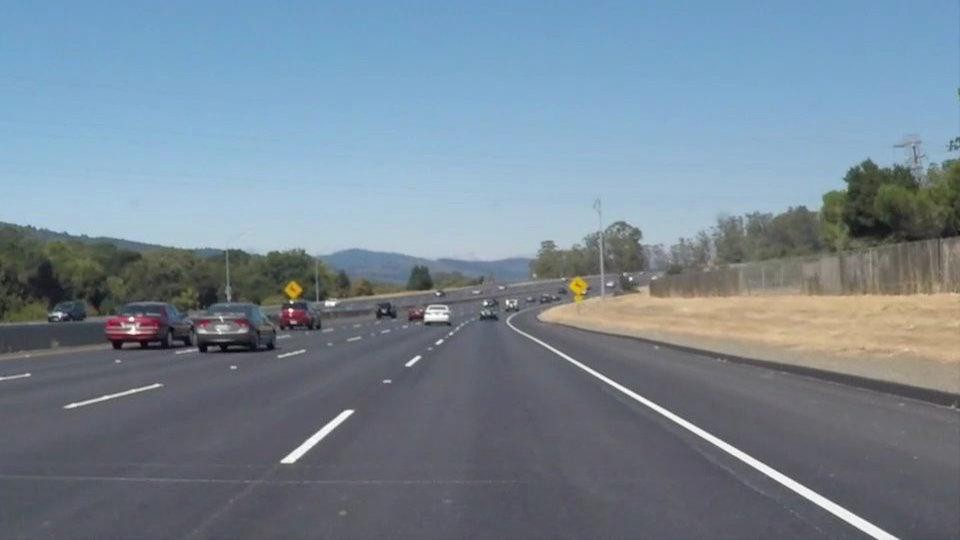
#> input picture md_lane_detection/md_lane_detection/lane_image.jpeg, 960 x 540 px
$ python warp_perspective.py
#> lines starting #> are read from the running program, lines starting #| are printed output that depends on the picture
#!/usr/bin/env python3

"""
""""""""""""""""""""""""""""""""""""""""""""""""""""""""""""""""""""""""""
                               BE ADVISED

                     THIS PYTHON FILE IS NOT A ROS2 NODE
                IT SERVED AS A TESTING FILE FOR WARP PERSPECTIVE

""""""""""""""""""""""""""""""""""""""""""""""""""""""""""""""""""""""""""
"""
import numpy as np
import cv2
import math

# read input
img = cv2.imread("lane_image.jpeg")
#> img is the input picture: shape (540, 960, 3); mean B, G, R 148.3, 134.5, 118.6
image = img.astype("float64")
image = cv2.resize(image, (400,700))
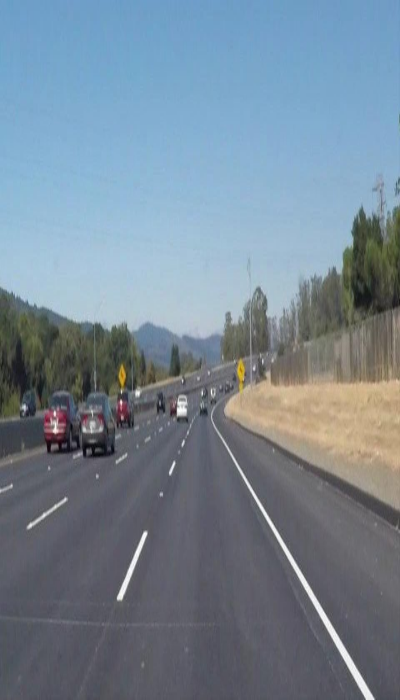
#> image: shape (700, 400, 3) float64; mean B, G, R 148.3, 134.5, 118.6
pts = np.array([[185,540], [235,540], [185, 560], [235,560]], dtype = np.float32)
# specify input coordinates for corners of red quadrilateral in order TL, TR, BR, BL as x,

input_pts = np.array([[185,520], [238,520], [185, 580], [235,580]], dtype = np.float32)

# get top and left dimensions and set to output dimensions of red rectangle

matrix = cv2.getPerspectiveTransform(np.float32(pts), np.float32(input_pts))

# do perspective transformation setting area outside input to black
# Note that output size is the same as the input image size
imgOutput = cv2.warpPerspective(image, matrix, image.shape[:2][::-1])
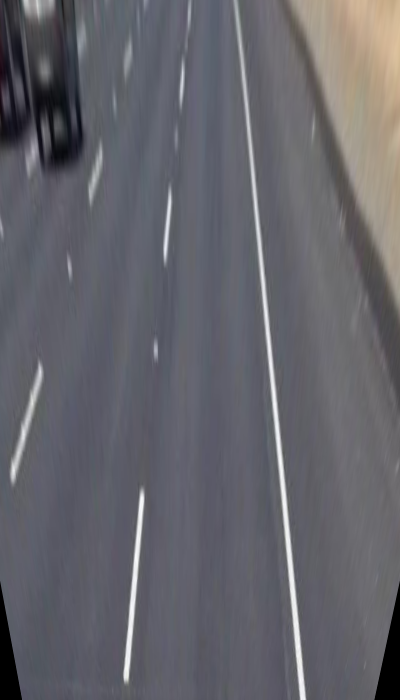
#> imgOutput: shape (700, 400, 3) float64; mean B, G, R 107.4, 100.7, 101.2

cv2.imwrite("image_output.jpg", imgOutput)
